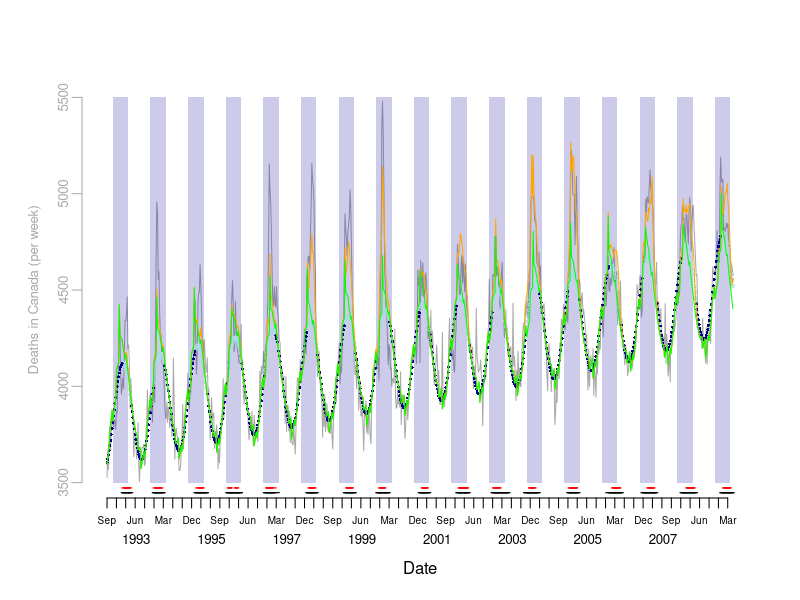
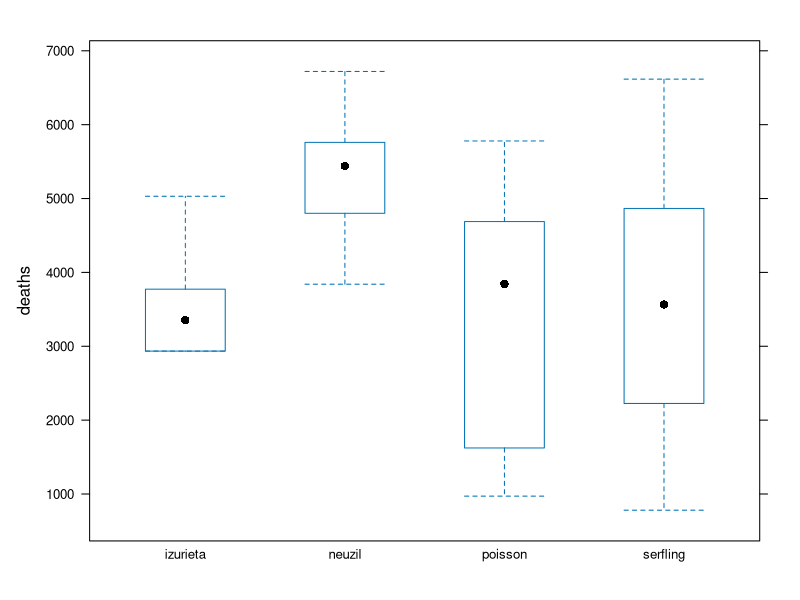

These charts were generated, in order, by the following R code:
## ------------- Module 1 Example Code -------------

## ------------- Load Data -------------

# Read data files as downloaded from Fluview, with minor cleaning
death = read.csv("data/Table_S1_clean.csv")

# Cast columns to correct data types
death$DEATHDT = as.Date(death$DEATHDT)
death$MONTH = as.factor(death$MONTH)


## ------------- Plot Deaths and Seasons -------------
# Create date sequences for labelling plots
months = seq(from=head(death$DEATHDT,1), to=tail(death$DEATHDT,1), by="months")
quarters = seq(from=head(death$DEATHDT,1), to=tail(death$DEATHDT,1), by="quarters")
years = seq(from=as.Date("1993-06-15"), to=as.Date("2008-06-15"), by="years")
seasons = seq(1993,2009)

# Plot observed counts
## draw a plot with two Date axes, one with quarters, and one with years
plot(death$DEATHDT, death$COUNT, type='n', bty='n', xaxt='n', yaxt='n', xlab = "Date", ylab='', ylim=c(3500,5500), xlim=c(head(death$DEATHDT,1), tail(death$DEATHDT,1)))
axis.Date(1, at=quarters, format="%b", cex.axis=0.6, mgp=c(3,0.5,0))
axis.Date(1, at=years, format="%Y", tick=FALSE, cex.axis=0.8, mgp=c(5,1.5,0))

# Create axis and add data for all-cause mortality
death.col = "dark gray"
axis(2, at = seq(3500,5500,500), col=death.col, col.axis=death.col, mgp=c(2,0.5,0), cex.axis=0.8)
mtext("Deaths in Canada (per week)", side=2, line=2, at=4500, col=death.col, cex=0.8)
lines(death$DEATHDT, death$COUNT, type='l', col=death.col)

# Add periseason boundaries (Nov to Apr) to plot
nov = seq(from=as.Date("1992-11-01"), to=as.Date("2008-11-01"), by="years")
apr = seq(from=as.Date("1993-04-01"), to=as.Date("2009-04-01"), by="years")
y.pts = rep(c(3500,5500,5500,3500), length(nov))
x.pts = NULL
for (month in 1:length(nov)){
	x.pts = c(x.pts, c(nov[month], nov[month], apr[month], apr[month]))
} # for
polygon(x.pts, y.pts, density=NULL, col="#00009933", border=NA)

# Identify influenza A season boundaries using calendar and WHO reporting data
season.n = NULL # Neuzil
season.i = NULL # Izurieta
for (season in seasons) {
	n.tests = sum(death$FLUA[death$YRSEAS==season])
	season.n = c(season.n, death$FLUA[death$YRSEAS==season] > n.tests*0.01)
	season.i = c(season.i, death$FLUA[death$YRSEAS==season] > n.tests*0.05)
} # for

# Plot season using neuzil and izurieta
periseason = c("Nov","Dec","Jan","Feb","Mar","Apr")
death$peri = is.element(format(death$DEATHDT, format="%b"), periseason)
death$neuzil = season.n
death$izurieta = season.i
# Modify outlier that is not connected to season
death$neuzil[death$WEEK==206] = FALSE

# Add seasonal boundaries to plot
points(death$DEATHDT, (death$neuzil*3500-50), pch="-", cex=1)
points(death$DEATHDT, (death$izurieta*3500-25), pch="-", cex=1, col='red')


## ------------- Periseason -------------
# Calculate excess mortality using periseason approaches
weeks.p = sum(death$peri==TRUE & death$neuzil==FALSE & death$izurieta==FALSE)
count.p = sum(death$COUNT[(death$peri==TRUE & death$neuzil==FALSE & death$izurieta==FALSE)])

weeks.n = sum(death$peri==TRUE & death$neuzil==TRUE)
count.n = sum(death$COUNT[(death$peri==TRUE & death$neuzil==TRUE)])

weeks.i = sum(death$peri==TRUE & death$izurieta==TRUE)
count.i = sum(death$COUNT[(death$peri==TRUE & death$izurieta==TRUE)])

# Rate difference (deaths / week)
rd.n = count.n / weeks.n - count.p / weeks.p
rd.i = count.i / weeks.i - count.p / weeks.p

excess = data.frame(season=seasons, n.total=rep(NA,length(seasons)), n.weeks=rep(NA,length(seasons)), i.total=rep(NA,length(seasons)), i.weeks=rep(NA,length(seasons)))
for (season in seasons) {
	excess$n.weeks[excess$season==season] = nrow(death[death$peri==TRUE & death$neuzil==TRUE & death$YRSEAS==season,])
	excess$n.total[excess$season==season] = sum(rd.n * excess$n.weeks[excess$season==season])
	excess$i.weeks[excess$season==season] = nrow(death[death$peri==TRUE & death$izurieta==TRUE & death$YRSEAS==season,])
	excess$i.total[excess$season==season] = sum(rd.i * excess$i.weeks[excess$season==season])
} # for - seasons


## ------------- Serfling -------------
# Define variables
t = seq(1,nrow(death))
t2 = t^2
t3 = t^3
c = cos(2*pi*t/52)
s = sin(2*pi*t/52)

# Censor data during circulating influenza periods for fitting model
y.fit = rep(NA, length(death$COUNT))
y.fit[death$neuzil==FALSE | death$peri==FALSE] = death$COUNT[death$neuzil==FALSE | death$peri==FALSE]
fit.data = data.frame(y=y.fit, t=t, t2=t2, t3=t3, c=c, s=s)

# Create data frame without outcome for prediction of censored weeks
predict.data = data.frame(t=t, t2=t2, t3=t3, c=c, s=s)

# Fit the model
serfling = glm(y ~ c + s + t + t2 + t3, data=fit.data)

# Predict deaths for censored days (and obtain model fit for other days)
serfling.predict = predict(serfling, predict.data)

# Plot fit and predicted values
points(death$DEATHDT[death$neuzil==TRUE & death$peri==TRUE], serfling.predict[death$neuzil==TRUE & death$peri==TRUE], pch=1, cex=0.4, col="light blue")
points(death$DEATHDT[(death$neuzil==FALSE | death$peri==FALSE)], serfling.predict[(death$neuzil==FALSE | death$peri==FALSE)], pch=16, cex=0.4, col="dark blue")

# Determine excess deaths per season using Serfling model. Consider excess over all days in the season and only days the observed count is above the predicted.
for (season in seasons) {
	excess.deaths.s.pos = death$COUNT[(death$COUNT > serfling.predict & death$YRSEAS==season & death$peri==TRUE)] - 
						serfling.predict[(death$COUNT > serfling.predict & death$YRSEAS==season & death$peri==TRUE)]
	
	excess.deaths.s.all = death$COUNT[death$YRSEAS==season & death$peri==TRUE] - serfling.predict[death$YRSEAS==season & death$peri==TRUE]
	
	excess$s.pos.total[excess$season==season] = sum(excess.deaths.s.pos, na.rm=TRUE)
	excess$s.pos.weeks[excess$season==season] = length(excess.deaths.s.pos)
	
	excess$s.all.total[excess$season==season] = sum(excess.deaths.s.all, na.rm=TRUE)
	excess$s.all.weeks[excess$season==season] = length(excess.deaths.s.all)
} # for


## ------------- Poisson -------------
# Define data structures
fit.data.p = data.frame(y=death$COUNT, c=c, s=s, month=death$MONTH, jan=death$JAN1, flua=death$FLUA, flub=death$FLUB, rsv=death$RSVPOS, week=death$WEEK)
predict.data.p = data.frame(c=c, s=s, month=death$MONTH, jan=death$JAN1, flua=death$FLUA, flub=death$FLUB, rsv=death$RSVPOS, week=death$WEEK)
predict.data.p.noflua = data.frame(c=c, s=s, month=death$MONTH, jan=death$JAN1, flua=rep(0,nrow(death)), flub=death$FLUB, rsv=death$RSVPOS, week=death$WEEK)

# Fit the model
poisson = glm(y ~ c + s + month + jan + flua + rsv + week, data=fit.data.p, family=poisson(link="identity"))

# Predict deaths for all days with and without influenza A circulating
poisson.predict = predict(poisson, predict.data.p)
poisson.predict.noflua = predict(poisson, predict.data.p.noflua)
lines(death$DEATHDT, poisson.predict, col="orange", lty=1)
lines(death$DEATHDT, poisson.predict.noflua, col="green", lty=1)

# Determine excess deaths per season using Poisson model. 
for (season in seasons) {
	excess.deaths.p.pos = death$COUNT[(death$COUNT > poisson.predict.noflua & death$YRSEAS==season & death$peri==TRUE)] - 
						poisson.predict.noflua[(death$COUNT > poisson.predict.noflua & death$YRSEAS==season & death$peri==TRUE)]
	
	excess.deaths.p.all = death$COUNT[death$YRSEAS==season & death$peri==TRUE] - poisson.predict.noflua[death$YRSEAS==season & death$peri==TRUE]
		
	excess$p.pos.total[excess$season==season] = sum(excess.deaths.p.pos, na.rm=TRUE)
	excess$p.pos.weeks[excess$season==season] = length(excess.deaths.p.pos)
	
	excess$p.all.total[excess$season==season] = sum(excess.deaths.p.all, na.rm=TRUE)
	excess$p.all.weeks[excess$season==season] = length(excess.deaths.p.all)

} # for


## ------------- Plot Excess Deaths by Method -------------
# Create boxplot of excess deaths by method, with seasons as observations
# Load a graphics library
require(lattice)

# Prepare the data structure
excess.total = excess[,c("season","n.total","i.total","s.pos.total","p.pos.total")]
methods=c("neuzil","izurieta","serfling","poisson")
methods.vector = c(rep(methods[1],length(seasons)), rep(methods[2],length(seasons)), rep(methods[3],length(seasons)), rep(methods[4],length(seasons)))
excess.long = data.frame(season=rep(seasons,4), method=methods.vector, deaths=rep(NA,length(seasons)*4))
for (season in seasons) {
	for (method in methods) {
		excess.long$deaths[excess.long$season==season & excess.long$method==method] = excess.total[excess.total==season, (which(methods==method)+1)]
	} # for - methods
} # for - seasons

# Draw the plot
bwplot(deaths ~ method, data=excess.long, horizontal=FALSE)

